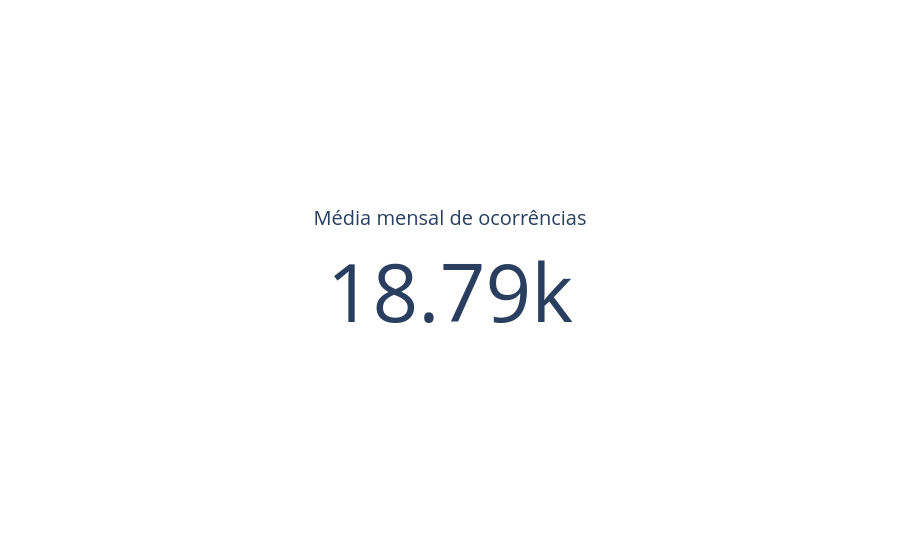

Notebook code for this chart:
### Markdown cell above
### Média mensal

### Code cell
media_mensal = dados_ocorrencias.groupby("mes", observed=True)["ocorrencias"].sum().mean()
fig = go.Figure(go.Indicator(mode="number", value=media_mensal, title={"text": "Média mensal de ocorrências"}))
fig.show()

### Figure 1 — Plotly figure (JSON) as saved in the notebook; plotly's stock layout.template omitted (floating-point values rounded to 4 significant figures)
{"data": [{"mode": "number", "title": {"text": "Média mensal de ocorrências"}, "type": "indicator", "value": 18793}], "layout": {}}
